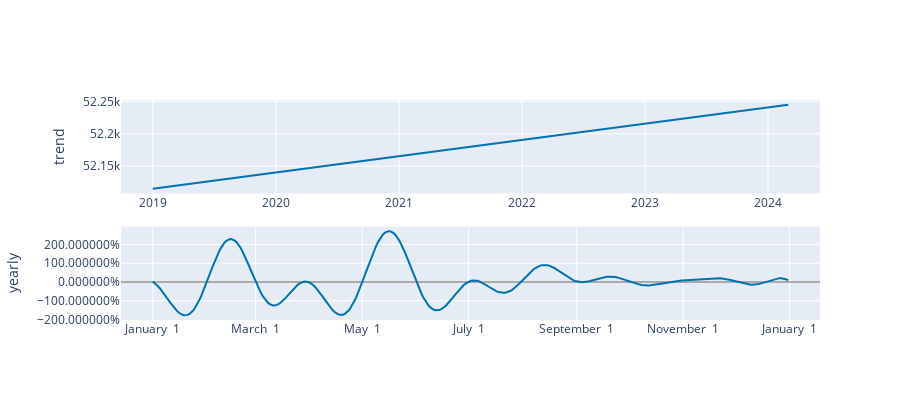

The code cell stored with this chart in its notebook:
### Code cell
plot_components_plotly(model_forecast, forecast_f)
